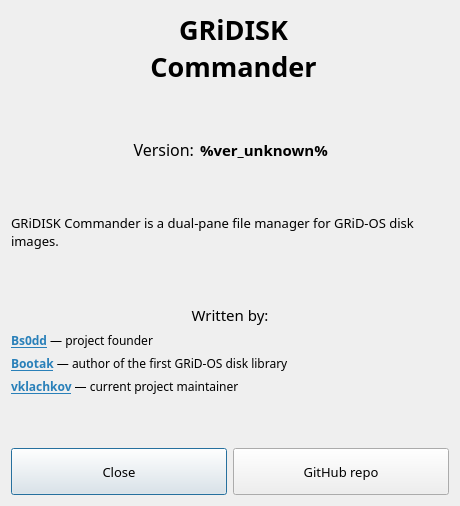
<?xml version="1.0" encoding="UTF-8"?>
<ui version="4.0">
 <class>AboutDlg</class>
 <widget class="QDialog" name="AboutDlg">
  <property name="geometry">
   <rect>
    <x>0</x>
    <y>0</y>
    <width>460</width>
    <height>506</height>
   </rect>
  </property>
  <property name="sizePolicy">
   <sizepolicy hsizetype="Fixed" vsizetype="Fixed">
    <horstretch>0</horstretch>
    <verstretch>0</verstretch>
   </sizepolicy>
  </property>
  <property name="minimumSize">
   <size>
    <width>460</width>
    <height>506</height>
   </size>
  </property>
  <property name="maximumSize">
   <size>
    <width>460</width>
    <height>506</height>
   </size>
  </property>
  <property name="font">
   <font>
    <family>Sans Serif</family>
   </font>
  </property>
  <property name="windowTitle">
   <string>About GRiDISK Commander</string>
  </property>
  <property name="windowIcon">
   <iconset resource="../resources/icon.qrc">
    <normaloff>:/resources/gridsmall.png</normaloff>:/resources/gridsmall.png</iconset>
  </property>
  <layout class="QVBoxLayout" name="verticalLayout">
   <item>
    <layout class="QHBoxLayout" name="horizontalLayout">
     <item>
      <spacer name="horizontalSpacer_2">
       <property name="orientation">
        <enum>Qt::Horizontal</enum>
       </property>
       <property name="sizeHint" stdset="0">
        <size>
         <width>40</width>
         <height>20</height>
        </size>
       </property>
      </spacer>
     </item>
     <item>
      <widget class="QLabel" name="label">
       <property name="enabled">
        <bool>true</bool>
       </property>
       <property name="text">
        <string>&lt;html&gt;&lt;head/&gt;&lt;body&gt;&lt;p&gt;&lt;img src=&quot;:/resources/gridisk.png&quot;/&gt;&lt;/p&gt;&lt;/body&gt;&lt;/html&gt;</string>
       </property>
      </widget>
     </item>
     <item>
      <widget class="QLabel" name="label_2">
       <property name="font">
        <font>
         <family>Sans Serif</family>
         <pointsize>11</pointsize>
         <bold>true</bold>
        </font>
       </property>
       <property name="text">
        <string>&lt;html&gt;&lt;head/&gt;&lt;body&gt;&lt;p align=&quot;center&quot;&gt;&lt;span style=&quot; font-size:20pt;&quot;&gt;GRiDISK&lt;br/&gt;Commander&lt;/span&gt;&lt;/p&gt;&lt;/body&gt;&lt;/html&gt;</string>
       </property>
      </widget>
     </item>
     <item>
      <spacer name="horizontalSpacer">
       <property name="orientation">
        <enum>Qt::Horizontal</enum>
       </property>
       <property name="sizeHint" stdset="0">
        <size>
         <width>40</width>
         <height>20</height>
        </size>
       </property>
      </spacer>
     </item>
    </layout>
   </item>
   <item>
    <spacer name="verticalSpacer_3">
     <property name="orientation">
      <enum>Qt::Vertical</enum>
     </property>
     <property name="sizeHint" stdset="0">
      <size>
       <width>20</width>
       <height>40</height>
      </size>
     </property>
    </spacer>
   </item>
   <item>
    <layout class="QHBoxLayout" name="horizontalLayout_3">
     <item>
      <spacer name="horizontalSpacer_3">
       <property name="orientation">
        <enum>Qt::Horizontal</enum>
       </property>
       <property name="sizeHint" stdset="0">
        <size>
         <width>40</width>
         <height>20</height>
        </size>
       </property>
      </spacer>
     </item>
     <item>
      <widget class="QLabel" name="label_4">
       <property name="font">
        <font>
         <family>Sans Serif</family>
        </font>
       </property>
       <property name="text">
        <string>&lt;html&gt;&lt;head/&gt;&lt;body&gt;&lt;p align=&quot;right&quot;&gt;&lt;span style=&quot; font-size:12pt;&quot;&gt;Version:&lt;/span&gt;&lt;/p&gt;&lt;/body&gt;&lt;/html&gt;</string>
       </property>
      </widget>
     </item>
     <item>
      <widget class="QLabel" name="label_5">
       <property name="font">
        <font>
         <family>Sans Serif</family>
         <pointsize>11</pointsize>
         <bold>true</bold>
        </font>
       </property>
       <property name="text">
        <string>%ver_unknown%</string>
       </property>
      </widget>
     </item>
     <item>
      <spacer name="horizontalSpacer_4">
       <property name="orientation">
        <enum>Qt::Horizontal</enum>
       </property>
       <property name="sizeHint" stdset="0">
        <size>
         <width>40</width>
         <height>20</height>
        </size>
       </property>
      </spacer>
     </item>
    </layout>
   </item>
   <item>
    <spacer name="verticalSpacer_4">
     <property name="orientation">
      <enum>Qt::Vertical</enum>
     </property>
     <property name="sizeHint" stdset="0">
      <size>
       <width>20</width>
       <height>40</height>
      </size>
     </property>
    </spacer>
   </item>
   <item>
    <widget class="QLabel" name="label_3">
     <property name="font">
      <font>
       <family>Sans Serif</family>
       <pointsize>10</pointsize>
      </font>
     </property>
     <property name="text">
      <string>&lt;html&gt;&lt;head/&gt;&lt;body&gt;&lt;p&gt;GRiDISK Commander is a dual-pane file manager for GRiD-OS disk images.&lt;/p&gt;&lt;/body&gt;&lt;/html&gt;</string>
     </property>
     <property name="wordWrap">
      <bool>true</bool>
     </property>
     <property name="openExternalLinks">
      <bool>true</bool>
     </property>
     <property name="textInteractionFlags">
      <set>Qt::LinksAccessibleByKeyboard|Qt::LinksAccessibleByMouse</set>
     </property>
    </widget>
   </item>
   <item>
    <spacer name="verticalSpacer">
     <property name="orientation">
      <enum>Qt::Vertical</enum>
     </property>
     <property name="sizeHint" stdset="0">
      <size>
       <width>20</width>
       <height>40</height>
      </size>
     </property>
    </spacer>
   </item>
   <item>
    <widget class="QLabel" name="label_6">
     <property name="font">
      <font>
       <family>Sans Serif</family>
       <pointsize>11</pointsize>
      </font>
     </property>
     <property name="text">
      <string>&lt;html&gt;&lt;head/&gt;&lt;body&gt;&lt;p align=&quot;center&quot;&gt;Written by:&lt;/p&gt;&lt;/body&gt;&lt;/html&gt;</string>
     </property>
    </widget>
   </item>
   <item>
    <widget class="QLabel" name="label_7">
     <property name="font">
      <font>
       <family>Sans Serif</family>
       <pointsize>9</pointsize>
      </font>
     </property>
     <property name="text">
      <string>&lt;html&gt;&lt;head/&gt;&lt;body&gt;&lt;p&gt;&lt;a href=&quot;http://bs0dd.net&quot;&gt;&lt;span style=&quot; font-weight:700; text-decoration: underline; color:#2980b9;&quot;&gt;Bs0dd&lt;/span&gt;&lt;/a&gt; — project founder&lt;/p&gt;&lt;/body&gt;&lt;/html&gt;</string>
     </property>
    </widget>
   </item>
   <item>
    <widget class="QLabel" name="label_8">
     <property name="font">
      <font>
       <family>Sans Serif</family>
       <pointsize>9</pointsize>
      </font>
     </property>
     <property name="text">
      <string>&lt;html&gt;&lt;head/&gt;&lt;body&gt;&lt;p&gt;&lt;a href=&quot;https://www.youtube.com/@kogdazjasdohnu&quot;&gt;&lt;span style=&quot; font-weight:700; text-decoration: underline; color:#2980b9;&quot;&gt;Bootak&lt;/span&gt;&lt;/a&gt; — author of the first GRiD-OS disk library&lt;/p&gt;&lt;/body&gt;&lt;/html&gt;</string>
     </property>
    </widget>
   </item>
   <item>
    <widget class="QLabel" name="label_9">
     <property name="font">
      <font>
       <family>Sans Serif</family>
       <pointsize>9</pointsize>
      </font>
     </property>
     <property name="text">
      <string>&lt;html&gt;&lt;head/&gt;&lt;body&gt;&lt;p&gt;&lt;a href=&quot;https://github.com/vklachkov&quot;&gt;&lt;span style=&quot; font-weight:700; text-decoration: underline; color:#2980b9;&quot;&gt;vklachkov&lt;/span&gt;&lt;/a&gt; — current project maintainer&lt;/p&gt;&lt;/body&gt;&lt;/html&gt;</string>
     </property>
    </widget>
   </item>
   <item>
    <spacer name="verticalSpacer_2">
     <property name="orientation">
      <enum>Qt::Vertical</enum>
     </property>
     <property name="sizeHint" stdset="0">
      <size>
       <width>20</width>
       <height>40</height>
      </size>
     </property>
    </spacer>
   </item>
   <item>
    <layout class="QHBoxLayout" name="horizontalLayout_2">
     <item>
      <widget class="QPushButton" name="pushButton_2">
       <property name="sizePolicy">
        <sizepolicy hsizetype="Expanding" vsizetype="Expanding">
         <horstretch>0</horstretch>
         <verstretch>0</verstretch>
        </sizepolicy>
       </property>
       <property name="font">
        <font>
         <family>Sans Serif</family>
         <pointsize>10</pointsize>
        </font>
       </property>
       <property name="text">
        <string>Close</string>
       </property>
      </widget>
     </item>
     <item>
      <widget class="QPushButton" name="pushButton">
       <property name="sizePolicy">
        <sizepolicy hsizetype="Expanding" vsizetype="Expanding">
         <horstretch>0</horstretch>
         <verstretch>0</verstretch>
        </sizepolicy>
       </property>
       <property name="font">
        <font>
         <family>Sans Serif</family>
         <pointsize>10</pointsize>
        </font>
       </property>
       <property name="text">
        <string>GitHub repo</string>
       </property>
      </widget>
     </item>
    </layout>
   </item>
  </layout>
 </widget>
 <resources>
  <include location="../resources/icon.qrc"/>
 </resources>
 <connections>
  <connection>
   <sender>pushButton_2</sender>
   <signal>clicked(bool)</signal>
   <receiver>AboutDlg</receiver>
   <slot>close()</slot>
   <hints>
    <hint type="sourcelabel">
     <x>137</x>
     <y>389</y>
    </hint>
    <hint type="destinationlabel">
     <x>138</x>
     <y>406</y>
    </hint>
   </hints>
  </connection>
 </connections>
</ui>
